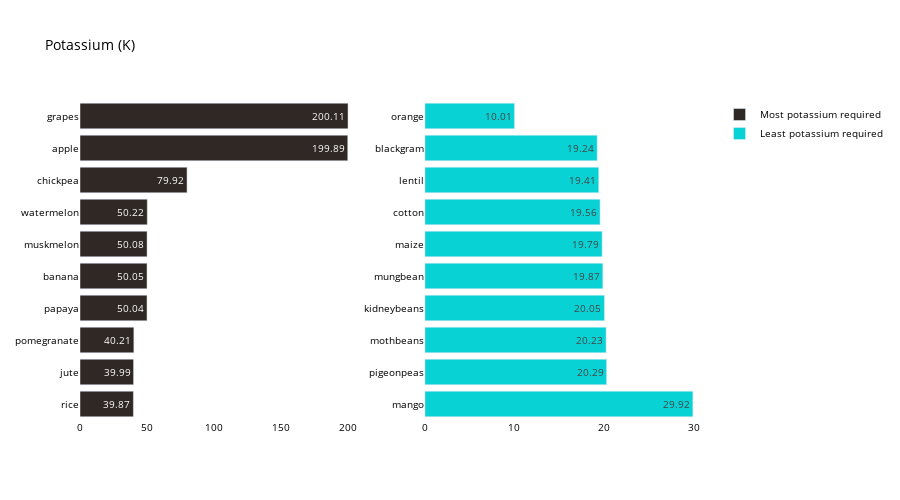

The code cell stored with this chart in its notebook:
### Code cell
import plotly.graph_objects as go
import plotly.express as px
from plotly.subplots import make_subplots

from random import randint
import random 
colors = []

for i in range(50):
    colors.append('#%06X' % randint(0, 0xFFFFFF))

sorted_K = ecology.sort_values(by='K',
ascending=False)
fig = make_subplots(rows=1, cols=2)
top = {
'y' : sorted_K['K'][0:10].sort_values().index,
'x' : sorted_K['K'][0:10].sort_values()
}
last = {
'y' : sorted_K['K'][-10:].index,
'x' : sorted_K['K'][-10:]
}
fig.add_trace(
go.Bar(top,
name="Most potassium required",
marker_color=random.choice(colors),
orientation='h',
text=top['x']),
row=1, col=1
)
fig.add_trace(
go.Bar(last,
name="Least potassium required",
marker_color=random.choice(colors),
orientation='h',
text=last['x']),
row=1, col=2
)
fig.update_traces(texttemplate='%{text}', textposition='inside')
fig.update_layout(title_text="Potassium (K)",
plot_bgcolor='white',
font_size=10,
font_color='black',
height=500)
fig.update_xaxes(showgrid=False)
fig.update_yaxes(showgrid=False)
fig.show()

### Figure 1 — Plotly figure (JSON) as saved in the notebook; plotly's stock layout.template omitted (floating-point values rounded to 4 significant figures)
{"data": [{"marker": {"color": "#2F2825"}, "name": "Most potassium required", "orientation": "h", "text": [39.87, 39.99, 40.21, 50.04, 50.05, 50.08, 50.22, 79.92, 199.9, 200.1], "textposition": "inside", "texttemplate": "%{text}", "type": "bar", "x": [39.87, 39.99, 40.21, 50.04, 50.05, 50.08, 50.22, 79.92, 199.9, 200.1], "xaxis": "x", "y": ["rice", "jute", "pomegranate", "papaya", "banana", "muskmelon", "watermelon", "chickpea", "apple", "grapes"], "yaxis": "y"}, {"marker": {"color": "#09D2D4"}, "name": "Least potassium required", "orientation": "h", "text": [29.92, 20.29, 20.23, 20.05, 19.87, 19.79, 19.56, 19.41, 19.24, 10.01], "textposition": "inside", "texttemplate": "%{text}", "type": "bar", "x": [29.92, 20.29, 20.23, 20.05, 19.87, 19.79, 19.56, 19.41, 19.24, 10.01], "xaxis": "x2", "y": ["mango", "pigeonpeas", "mothbeans", "kidneybeans", "mungbean", "maize", "cotton", "lentil", "blackgram", "orange"], "yaxis": "y2"}], "layout": {"font": {"color": "black", "size": 10}, "height": 500, "plot_bgcolor": "white", "title": {"text": "Potassium (K)"}, "xaxis": {"anchor": "y", "domain": [0, 0.45], "showgrid": false}, "xaxis2": {"anchor": "y2", "domain": [0.55, 1], "showgrid": false}, "yaxis": {"anchor": "x", "domain": [0, 1], "showgrid": false}, "yaxis2": {"anchor": "x2", "domain": [0, 1], "showgrid": false}}}
